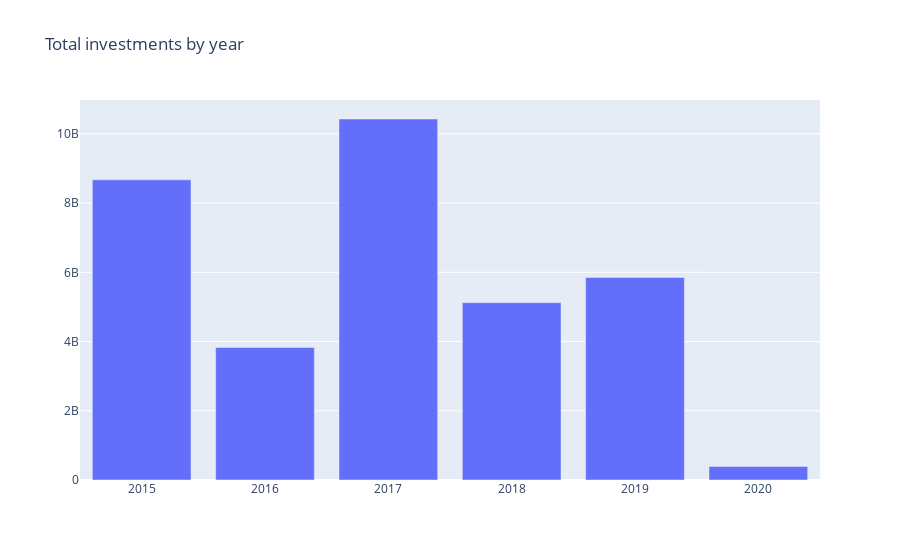

The notebook cell this image was saved under:
### Code cell
amt_df = df.groupby('year').CleanedAmount.agg(['sum','mean'])
fig = go.Figure(data = go.Bar(x = amt_df.index,
                              y= amt_df['sum']),
                layout_title_text = 'Total investments by year')
fig.show()

### Figure 1 — Plotly figure (JSON) as saved in the notebook; plotly's stock layout.template omitted (floating-point values rounded to 4 significant figures)
{"data": [{"type": "bar", "x": [2015, 2016, 2017, 2018, 2019, 2020], "y": [8672740650, 3827682015, 10429078961, 5122323414, 5851000000.0, 390207254]}], "layout": {"title": {"text": "Total investments by year"}}}
